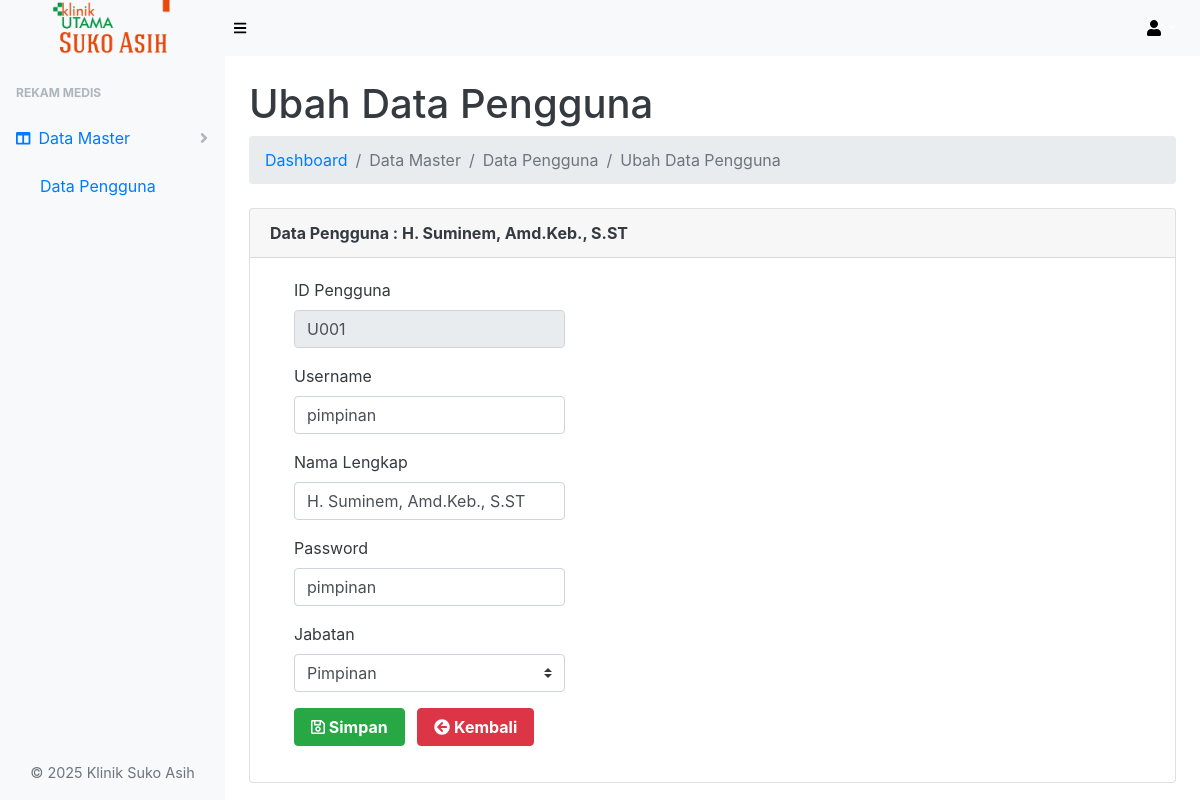
Page /data-master/data-user/user_ubah.php?&id_user=1 (signed in) on the committed database.
### tables this page shows
CREATE TABLE `tb_user` (
  `id_user` int(3) NOT NULL,
  `username` varchar(20) NOT NULL,
  `nm_lengkap` varchar(60) NOT NULL,
  `password` varchar(20) NOT NULL,
  `jabatan` enum('pendaftaran','dokter','pimpinan','apoteker') NOT NULL
);

### data-master/data-user/user_ubah.php (the view, shortened to what this page needs)
<?php
include '../../koneksi.php';
$ambil = $koneksi->query("SELECT * FROM tb_user WHERE id_user='$_GET[id_user]'");
$pecah = $ambil->fetch_assoc();
?>
<!DOCTYPE html>
<html lang="en">
<head>
    <link href="../../assets/css/styles.css" rel="stylesheet" />
    <link href="../../assets/css/dataTables.bootstrap4.min.css" rel="stylesheet" />
</head>
<body class="sb-nav-fixed">
    <nav class="sb-topnav navbar navbar-expand navbar-dark bg-light">
        <a class="navbar-brand text-center" href="index.php">
            <img src="../../login/img/logodashboard.png" alt="Logo Klinik Suko Asih" style="height: 60px;">
        </a>
        <button class="btn btn-link btn-sm order-1 order-lg-0" id="sidebarToggle" href="#"><i class="fas fa-bars" style="color: black;"></i></button>
        <ul class="navbar-nav ml-auto ml-md-0">
            <li class="nav-item dropdown">
                <a class="nav-link dropdown-toggle" id="userDropdown" href="#" role="button" data-toggle="dropdown" aria-haspopup="true" aria-expanded="false"><i class="fas fa-user fa-fw" style="color: black;"></i></a>
            </li>
        </ul>
    </nav>
    <div id="layoutSidenav">
        <div id="layoutSidenav_nav">
            <nav class="sb-sidenav accordion sb-sidenav-light" id="sidenavAccordion">
                <div class="sb-sidenav-menu">
                    <div class="nav">
                        <div class="sb-sidenav-menu-heading">Rekam Medis</div>
                        <a class="nav-link collapsed active" href="#" data-toggle="collapse" data-target="#data-master" aria-expanded="false" aria-controls="data-master">
                            <div class="sb-nav-link-icon"><i class="fas fa-columns"></i></div>
                            Data Master
                            <div class="sb-sidenav-collapse-arrow"><i class="fas fa-angle-down"></i></div>
                        </a>
                        <div class="collapse show" id="data-master" aria-labelledby="headingOne" data-parent="#sidenavAccordion">
                            <nav class="sb-sidenav-menu-nested nav show">
                                <a class="nav-link active" href="user.php">Data Pengguna</a>
                            </nav>
                        </div>
                    </div>
                </div>
                <p class="text-center mt-3 text-muted" style="font-size: 0.9rem;">&copy; 2025 Klinik Suko Asih</p>
            </nav>
        </div>
        <div id="layoutSidenav_content" class="bg-white text-dark">
            <main>
                <div class="container-fluid">
                    <h1 class="mt-4">Ubah Data Pengguna</h1>
                    <ol class="breadcrumb mb-4">
                        <li class="breadcrumb-item"><a href="../../index.php" class="text-decoration-none">Dashboard</a></li>
                        <li class="breadcrumb-item active">Data Master</li>
                        <li class="breadcrumb-item active">Data Pengguna</li>
                        <li class="breadcrumb-item active">Ubah Data Pengguna</li>
                    </ol>
                    <div class="card mb-4">
                        <div class="card-header font-weight-bold">
                            Data Pengguna : <?php echo $pecah['nm_lengkap']; ?>
                        </div>
                        <div class="card-body">
                            <div class="">
                                <form class="ml-4" method="post" enctype="multipart/form-data">
                                    <div class="form-group row">
                                        <div class="col-sm-4">
                                            <label>ID Pengguna</label>
                                            <input type="text" class="form-control" name="id_user" value="<?php echo 'U' . str_pad($pecah['id_user'], 3, '0', STR_PAD_LEFT); ?>" readonly>
                                        </div>
                                    </div>
                                    <div class="form-group row">
                                        <div class="col-sm-4">
                                            <label>Username</label>
                                            <input type="text" class="form-control" name="username" value="<?php echo $pecah['username'] ?>" required>
                                        </div>
                                    </div>
                                    <div class="form-group row">
                                        <div class="col-sm-4">
                                            <label>Nama Lengkap</label>
                                            <input type="text" class="form-control" name="nm_lengkap" value="<?php echo $pecah['nm_lengkap'] ?>" required>
                                        </div>
                                    </div>
                                    <div class="form-group row">
                                        <div class="col-sm-4">
                                            <label>Password</label>
                                            <input type="text" class="form-control" name="password" value="<?php echo $pecah['password'] ?>" required>
                                        </div>
                                    </div>
                                    <div class="form-group row">
                                        <div class="col-sm-4">
                                            <label>Jabatan</label>
                                            <select class="custom-select" name="jabatan" required>
                                            <option selected value="<?= $pecah['jabatan']; ?>">
                                                <?= ucfirst($pecah['jabatan']); ?>
                                            </option>
                                            </select>
                                        </div>
                                    </div>
                                    <div class="form-group ">
                                        <button class="btn btn-success font-weight-bold px-3 mr-2" name="ubah"><i class="far fa-save"></i> Simpan</button>
                                        <a href="user.php" class="btn btn-danger font-weight-bold px-3 mr-2"><i class="fas fa-arrow-circle-left"></i> Kembali</a>
                                    </div>
                                </form>
                            </div>
                        </div>
                    </div>
                </div>
            </main>
        </div>
    </div>
</body>
</html>

### rows in the picture
tb_user: nm_lengkap "H. Suminem, Amd.Keb., S.ST", id_user "U001", username "pimpinan", password "pimpinan", jabatan "Pimpinan"
